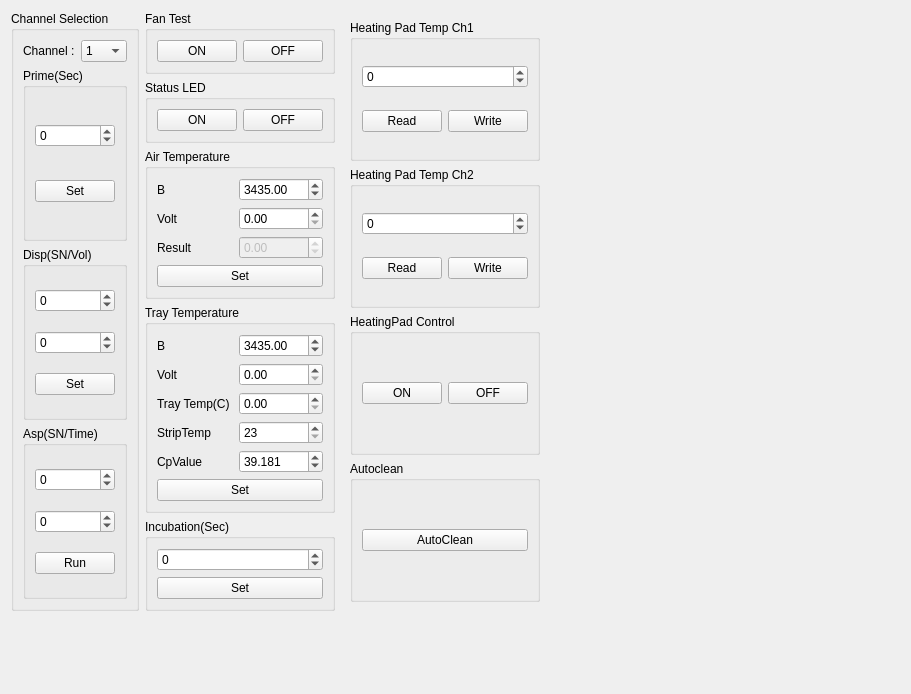
<?xml version="1.0" encoding="UTF-8"?>
<ui version="4.0">
 <class>ETCView</class>
 <widget class="QWidget" name="ETCView">
  <property name="geometry">
   <rect>
    <x>0</x>
    <y>0</y>
    <width>911</width>
    <height>694</height>
   </rect>
  </property>
  <layout class="QGridLayout" name="gridLayout_7">
   <item row="0" column="0">
    <layout class="QGridLayout" name="gridLayout_6">
     <item row="0" column="0">
      <widget class="QGroupBox" name="groupChannel">
       <property name="title">
        <string>Channel Selection</string>
       </property>
       <layout class="QGridLayout" name="gridLayout">
        <item row="0" column="1">
         <widget class="QComboBox" name="comboChannel">
          <item>
           <property name="text">
            <string>1</string>
           </property>
          </item>
          <item>
           <property name="text">
            <string>2</string>
           </property>
          </item>
          <item>
           <property name="text">
            <string>3</string>
           </property>
          </item>
          <item>
           <property name="text">
            <string>4</string>
           </property>
          </item>
          <item>
           <property name="text">
            <string>5</string>
           </property>
          </item>
          <item>
           <property name="text">
            <string>6</string>
           </property>
          </item>
          <item>
           <property name="text">
            <string>7</string>
           </property>
          </item>
          <item>
           <property name="text">
            <string>8</string>
           </property>
          </item>
         </widget>
        </item>
        <item row="2" column="0" colspan="2">
         <widget class="QGroupBox" name="groupBox_3">
          <property name="title">
           <string>Disp(SN/Vol)</string>
          </property>
          <layout class="QGridLayout" name="gridLayout_3">
           <item row="2" column="0">
            <widget class="QPushButton" name="btnDispSet">
             <property name="text">
              <string>Set</string>
             </property>
            </widget>
           </item>
           <item row="0" column="0">
            <widget class="QSpinBox" name="spinDispStripNumber">
             <property name="minimum">
              <number>-2147483647</number>
             </property>
             <property name="maximum">
              <number>2147483647</number>
             </property>
            </widget>
           </item>
           <item row="1" column="0">
            <widget class="QSpinBox" name="spinDispVolumn">
             <property name="minimum">
              <number>-2147483647</number>
             </property>
             <property name="maximum">
              <number>2147483647</number>
             </property>
            </widget>
           </item>
          </layout>
         </widget>
        </item>
        <item row="3" column="0" colspan="2">
         <widget class="QGroupBox" name="groupBox_5">
          <property name="title">
           <string>Asp(SN/Time)</string>
          </property>
          <layout class="QGridLayout" name="gridLayout_5">
           <item row="0" column="0">
            <widget class="QSpinBox" name="spinAspStrip">
             <property name="minimum">
              <number>-2147483647</number>
             </property>
             <property name="maximum">
              <number>2147483647</number>
             </property>
            </widget>
           </item>
           <item row="1" column="0">
            <widget class="QSpinBox" name="spinAspTime">
             <property name="minimum">
              <number>-2147483647</number>
             </property>
             <property name="maximum">
              <number>2147483647</number>
             </property>
            </widget>
           </item>
           <item row="2" column="0">
            <widget class="QPushButton" name="btnAspRun">
             <property name="text">
              <string>Run</string>
             </property>
            </widget>
           </item>
          </layout>
         </widget>
        </item>
        <item row="1" column="0" colspan="2">
         <widget class="QGroupBox" name="groupBox_2">
          <property name="title">
           <string>Prime(Sec)</string>
          </property>
          <layout class="QGridLayout" name="gridLayout_2">
           <item row="0" column="0">
            <widget class="QSpinBox" name="spinPrimeTime">
             <property name="minimum">
              <number>-2147483647</number>
             </property>
             <property name="maximum">
              <number>2147483647</number>
             </property>
             <property name="value">
              <number>0</number>
             </property>
            </widget>
           </item>
           <item row="1" column="0">
            <widget class="QPushButton" name="btnPrimeSet">
             <property name="text">
              <string>Set</string>
             </property>
            </widget>
           </item>
          </layout>
         </widget>
        </item>
        <item row="0" column="0">
         <widget class="QLabel" name="label">
          <property name="text">
           <string>Channel :</string>
          </property>
         </widget>
        </item>
       </layout>
      </widget>
     </item>
    </layout>
   </item>
   <item row="0" column="3">
    <spacer name="horizontalSpacer">
     <property name="orientation">
      <enum>Qt::Horizontal</enum>
     </property>
     <property name="sizeHint" stdset="0">
      <size>
       <width>40</width>
       <height>20</height>
      </size>
     </property>
    </spacer>
   </item>
   <item row="0" column="1">
    <layout class="QGridLayout" name="gridLayout_8">
     <item row="0" column="0">
      <widget class="QGroupBox" name="gbFanTest">
       <property name="title">
        <string>Fan Test</string>
       </property>
       <layout class="QGridLayout" name="gridLayout_9">
        <item row="0" column="1">
         <widget class="QPushButton" name="btnFanTestOFF">
          <property name="text">
           <string>OFF</string>
          </property>
         </widget>
        </item>
        <item row="0" column="0">
         <widget class="QPushButton" name="btnFanTestON">
          <property name="text">
           <string>ON</string>
          </property>
         </widget>
        </item>
       </layout>
      </widget>
     </item>
     <item row="1" column="0">
      <widget class="QGroupBox" name="gbLedTest">
       <property name="title">
        <string>Status LED</string>
       </property>
       <layout class="QGridLayout" name="gridLayout_10">
        <item row="0" column="1">
         <widget class="QPushButton" name="btnStatusLEDOFF">
          <property name="text">
           <string>OFF</string>
          </property>
         </widget>
        </item>
        <item row="0" column="0">
         <widget class="QPushButton" name="btnStatusLEDON">
          <property name="text">
           <string>ON</string>
          </property>
         </widget>
        </item>
       </layout>
      </widget>
     </item>
     <item row="4" column="0">
      <widget class="QGroupBox" name="groupBox_10">
       <property name="title">
        <string>Incubation(Sec)</string>
       </property>
       <layout class="QGridLayout" name="gridLayout_13">
        <item row="0" column="0" colspan="2">
         <widget class="QSpinBox" name="spinIncubationTime">
          <property name="minimum">
           <number>-2147483647</number>
          </property>
          <property name="maximum">
           <number>2147483647</number>
          </property>
         </widget>
        </item>
        <item row="1" column="0" colspan="2">
         <widget class="QPushButton" name="btnIncubation">
          <property name="text">
           <string>Set</string>
          </property>
         </widget>
        </item>
       </layout>
      </widget>
     </item>
     <item row="2" column="0">
      <widget class="QGroupBox" name="gbAirTempControl">
       <property name="enabled">
        <bool>true</bool>
       </property>
       <property name="title">
        <string>Air Temperature</string>
       </property>
       <layout class="QGridLayout" name="gridLayout_11">
        <item row="1" column="1">
         <widget class="QDoubleSpinBox" name="spinAirTemperatureVolt">
          <property name="maximum">
           <double>100.000000000000000</double>
          </property>
          <property name="singleStep">
           <double>0.010000000000000</double>
          </property>
         </widget>
        </item>
        <item row="2" column="1">
         <widget class="QDoubleSpinBox" name="spinAirTemperatureResult">
          <property name="enabled">
           <bool>false</bool>
          </property>
          <property name="minimum">
           <double>-100.000000000000000</double>
          </property>
          <property name="maximum">
           <double>100.000000000000000</double>
          </property>
          <property name="singleStep">
           <double>0.010000000000000</double>
          </property>
         </widget>
        </item>
        <item row="0" column="1">
         <widget class="QDoubleSpinBox" name="spinAirTemperatureB">
          <property name="enabled">
           <bool>true</bool>
          </property>
          <property name="maximum">
           <double>100000.000000000000000</double>
          </property>
          <property name="singleStep">
           <double>0.010000000000000</double>
          </property>
          <property name="value">
           <double>3435.000000000000000</double>
          </property>
         </widget>
        </item>
        <item row="0" column="0">
         <widget class="QLabel" name="label_2">
          <property name="text">
           <string>B</string>
          </property>
         </widget>
        </item>
        <item row="1" column="0">
         <widget class="QLabel" name="label_3">
          <property name="text">
           <string>Volt</string>
          </property>
         </widget>
        </item>
        <item row="2" column="0">
         <widget class="QLabel" name="label_4">
          <property name="text">
           <string>Result</string>
          </property>
         </widget>
        </item>
        <item row="3" column="0" colspan="2">
         <widget class="QPushButton" name="btnAirTemperature">
          <property name="text">
           <string>Set</string>
          </property>
         </widget>
        </item>
       </layout>
      </widget>
     </item>
     <item row="3" column="0">
      <widget class="QGroupBox" name="gbTrayTempControl">
       <property name="enabled">
        <bool>true</bool>
       </property>
       <property name="title">
        <string>Tray Temperature</string>
       </property>
       <layout class="QGridLayout" name="gridLayout_17">
        <item row="2" column="0">
         <widget class="QLabel" name="label_7">
          <property name="text">
           <string>Tray Temp(C)</string>
          </property>
         </widget>
        </item>
        <item row="1" column="0">
         <widget class="QLabel" name="label_6">
          <property name="text">
           <string>Volt</string>
          </property>
         </widget>
        </item>
        <item row="0" column="1">
         <widget class="QDoubleSpinBox" name="spinTrayTemperatureB">
          <property name="enabled">
           <bool>true</bool>
          </property>
          <property name="maximum">
           <double>100000.000000000000000</double>
          </property>
          <property name="singleStep">
           <double>0.010000000000000</double>
          </property>
          <property name="value">
           <double>3435.000000000000000</double>
          </property>
         </widget>
        </item>
        <item row="1" column="1">
         <widget class="QDoubleSpinBox" name="spinTrayTemperatureVolt">
          <property name="maximum">
           <double>100.000000000000000</double>
          </property>
          <property name="singleStep">
           <double>0.010000000000000</double>
          </property>
         </widget>
        </item>
        <item row="0" column="0">
         <widget class="QLabel" name="label_5">
          <property name="text">
           <string>B</string>
          </property>
         </widget>
        </item>
        <item row="2" column="1">
         <widget class="QDoubleSpinBox" name="spinTrayTemperatureValue">
          <property name="enabled">
           <bool>true</bool>
          </property>
          <property name="maximum">
           <double>100.000000000000000</double>
          </property>
          <property name="singleStep">
           <double>0.010000000000000</double>
          </property>
         </widget>
        </item>
        <item row="3" column="0">
         <widget class="QLabel" name="label_8">
          <property name="text">
           <string>StripTemp</string>
          </property>
         </widget>
        </item>
        <item row="3" column="1">
         <widget class="QSpinBox" name="spinStripTemp">
          <property name="enabled">
           <bool>true</bool>
          </property>
          <property name="minimum">
           <number>23</number>
          </property>
          <property name="maximum">
           <number>40</number>
          </property>
         </widget>
        </item>
        <item row="6" column="0" colspan="2">
         <widget class="QPushButton" name="btnTrayTemperature">
          <property name="text">
           <string>Set</string>
          </property>
         </widget>
        </item>
        <item row="4" column="0">
         <widget class="QLabel" name="label_9">
          <property name="text">
           <string>CpValue</string>
          </property>
         </widget>
        </item>
        <item row="4" column="1">
         <widget class="QDoubleSpinBox" name="spinTrayCompensationValue">
          <property name="enabled">
           <bool>true</bool>
          </property>
          <property name="decimals">
           <number>3</number>
          </property>
          <property name="maximum">
           <double>100.000000000000000</double>
          </property>
          <property name="singleStep">
           <double>0.001000000000000</double>
          </property>
          <property name="value">
           <double>39.180999999999997</double>
          </property>
         </widget>
        </item>
       </layout>
      </widget>
     </item>
    </layout>
   </item>
   <item row="1" column="1">
    <spacer name="verticalSpacer">
     <property name="orientation">
      <enum>Qt::Vertical</enum>
     </property>
     <property name="sizeHint" stdset="0">
      <size>
       <width>20</width>
       <height>40</height>
      </size>
     </property>
    </spacer>
   </item>
   <item row="1" column="0">
    <spacer name="verticalSpacer_2">
     <property name="orientation">
      <enum>Qt::Vertical</enum>
     </property>
     <property name="sizeHint" stdset="0">
      <size>
       <width>20</width>
       <height>40</height>
      </size>
     </property>
    </spacer>
   </item>
   <item row="0" column="2">
    <layout class="QGridLayout" name="gridLayout_4">
     <property name="leftMargin">
      <number>9</number>
     </property>
     <property name="topMargin">
      <number>9</number>
     </property>
     <property name="rightMargin">
      <number>9</number>
     </property>
     <property name="bottomMargin">
      <number>9</number>
     </property>
     <item row="2" column="0">
      <widget class="QGroupBox" name="gbTempCtrl">
       <property name="enabled">
        <bool>true</bool>
       </property>
       <property name="title">
        <string>HeatingPad Control</string>
       </property>
       <layout class="QGridLayout" name="gridLayout_15">
        <item row="0" column="1">
         <widget class="QPushButton" name="btnHeatingPadOFF">
          <property name="text">
           <string>OFF</string>
          </property>
         </widget>
        </item>
        <item row="0" column="0">
         <widget class="QPushButton" name="btnHeatingPadON">
          <property name="text">
           <string>ON</string>
          </property>
         </widget>
        </item>
       </layout>
      </widget>
     </item>
     <item row="0" column="0">
      <widget class="QGroupBox" name="gbTempCh1">
       <property name="enabled">
        <bool>true</bool>
       </property>
       <property name="title">
        <string>Heating Pad Temp Ch1</string>
       </property>
       <layout class="QGridLayout" name="gridLayout_12">
        <item row="0" column="0" colspan="2">
         <widget class="QSpinBox" name="spinHeatingPadTempCh1">
          <property name="minimum">
           <number>-2147483647</number>
          </property>
          <property name="maximum">
           <number>2147483647</number>
          </property>
         </widget>
        </item>
        <item row="1" column="0">
         <widget class="QPushButton" name="btnHeatingPadTempCh1Read">
          <property name="text">
           <string>Read</string>
          </property>
         </widget>
        </item>
        <item row="1" column="1">
         <widget class="QPushButton" name="btnHeatingPadTempCh1Write">
          <property name="text">
           <string>Write</string>
          </property>
         </widget>
        </item>
       </layout>
      </widget>
     </item>
     <item row="1" column="0">
      <widget class="QGroupBox" name="gbTempCh2">
       <property name="enabled">
        <bool>true</bool>
       </property>
       <property name="title">
        <string>Heating Pad Temp Ch2</string>
       </property>
       <layout class="QGridLayout" name="gridLayout_14">
        <item row="0" column="0" colspan="2">
         <widget class="QSpinBox" name="spinHeatingPadTempCh2">
          <property name="minimum">
           <number>-2147483647</number>
          </property>
          <property name="maximum">
           <number>2147483647</number>
          </property>
         </widget>
        </item>
        <item row="1" column="0">
         <widget class="QPushButton" name="btnHeatingPadTempCh2Read">
          <property name="text">
           <string>Read</string>
          </property>
         </widget>
        </item>
        <item row="1" column="1">
         <widget class="QPushButton" name="btnHeatingPadTempCh2Write">
          <property name="text">
           <string>Write</string>
          </property>
         </widget>
        </item>
       </layout>
      </widget>
     </item>
     <item row="3" column="0">
      <widget class="QGroupBox" name="gbAutoClean">
       <property name="enabled">
        <bool>true</bool>
       </property>
       <property name="title">
        <string>Autoclean</string>
       </property>
       <layout class="QGridLayout" name="gridLayout_16">
        <item row="0" column="0">
         <widget class="QPushButton" name="btnAutoclean">
          <property name="text">
           <string>AutoClean</string>
          </property>
         </widget>
        </item>
       </layout>
      </widget>
     </item>
    </layout>
   </item>
   <item row="1" column="2">
    <spacer name="verticalSpacer_3">
     <property name="orientation">
      <enum>Qt::Vertical</enum>
     </property>
     <property name="sizeHint" stdset="0">
      <size>
       <width>20</width>
       <height>40</height>
      </size>
     </property>
    </spacer>
   </item>
  </layout>
 </widget>
 <resources/>
 <connections/>
</ui>
